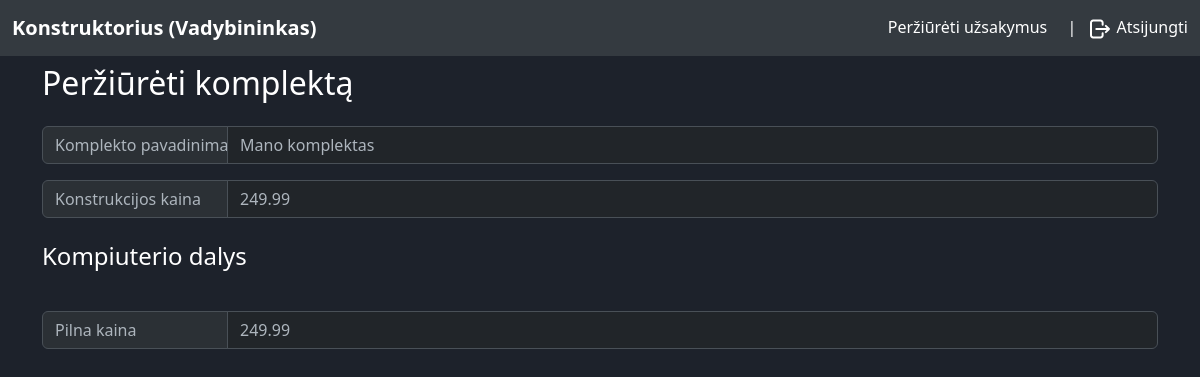
/assembly-view?assembly_id=18 (signed in), run on an earlier commit of the app's database.
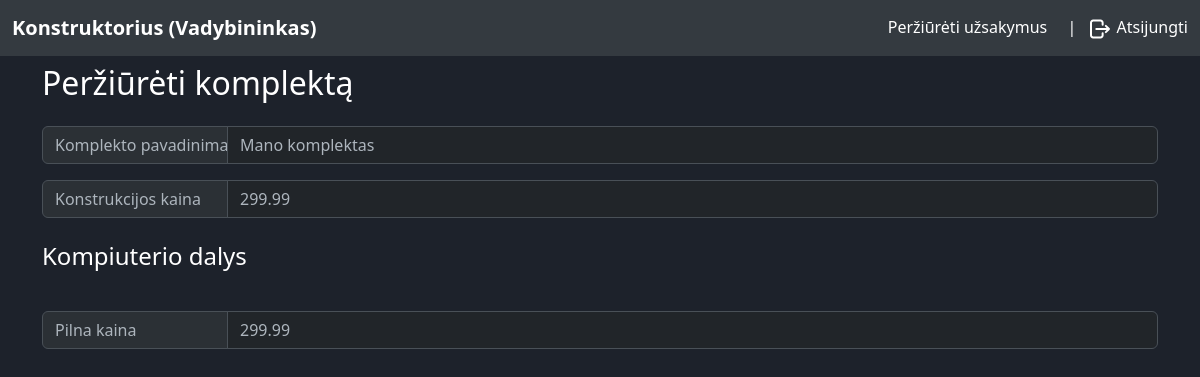
And on a later commit of the database.
### tables this page shows
CREATE TABLE `device` (
  `id` int(11) NOT NULL,
  `name` varchar(255) NOT NULL,
  `construction_cost` double NOT NULL,
  `fk_created_by` int(11) NOT NULL
);

### app/utils/utils.php (called while the page is built, shortened)
<?php
function isUserLoggedIn()
{
    return isset($_SESSION['user']);
}
function isUserInRole($roles)
{
    if (isUserLoggedIn()) {
        $userRole = $_SESSION['user']['role'];
        if (is_array($roles)) {
            return in_array($userRole, $roles);
        }
        return $userRole == $roles;
    }
    return false;
}

### app/models/Device.php (called while the page is built, shortened)
<?php
class Device
{
    private $mysqli;
    public function __construct($mysqli)
    {
        $this->mysqli = $mysqli;
    }
    public function getDeviceById($id)
    {
        $query = "
        SELECT
            device.id AS device_id,
            device.name AS device_name,
            device.construction_cost AS device_cost,
            GROUP_CONCAT(CASE WHEN part_types.name= 'motherboard' THEN part.id END) AS motherboard_ids,
            GROUP_CONCAT(CASE WHEN part_types.name= 'motherboard' THEN part.name END) AS motherboard_names,
            GROUP_CONCAT(CASE WHEN part_types.name= 'memory' THEN part.id END) AS memory_ids,
            GROUP_CONCAT(CASE WHEN part_types.name= 'memory' THEN part.name END) AS memory_names,
            GROUP_CONCAT(CASE WHEN part_types.name= 'storage' THEN part.id END) AS storage_ids,
            GROUP_CONCAT(CASE WHEN part_types.name= 'storage' THEN part.name END) AS storage_names,
            GROUP_CONCAT(CASE WHEN part_types.name= 'processor' THEN part.id END) AS processor_ids,
            GROUP_CONCAT(CASE WHEN part_types.name= 'processor' THEN part.name END) AS processor_names,
            GROUP_CONCAT(CASE WHEN part_types.name= 'graphics_card' THEN part.id END) AS graphics_card_ids,
            GROUP_CONCAT(CASE WHEN part_types.name= 'graphics_card' THEN part.name END) AS graphics_card_names,
            GROUP_CONCAT(CASE WHEN part_types.name= 'cooling' THEN part.id END) AS cooling_ids,
            GROUP_CONCAT(CASE WHEN part_types.name= 'cooling' THEN part.name END) AS cooling_names,
            GROUP_CONCAT(CASE WHEN part_types.name= 'screen' THEN part.id END) AS screen_ids,
            GROUP_CONCAT(CASE WHEN part_types.name= 'screen' THEN part.name END) AS screen_names,
            GROUP_CONCAT(CASE WHEN part_types.name= 'os' THEN part.id END) AS os_ids,
            GROUP_CONCAT(CASE WHEN part_types.name= 'os' THEN part.name END) AS os_names
        FROM
            device
        JOIN
            device_parts ON device.id = device_parts.fk_device_id
        JOIN
            part ON device_parts.fk_part_id = part.id
        JOIN
            part_types ON part.part_type = part_types.id_part_types
        WHERE
            device.id = ?
        GROUP BY
            device.id
        ";
        $stmt = $this->mysqli->prepare($query);
        $stmt->bind_param("i", $id);
        $stmt->execute();
        $result = $stmt->get_result();
        $deviceData = $result->fetch_assoc();
        return $deviceData;
    }
    public function getAssemblyById($assemblyId)
    {
        $query = "
            SELECT
                *
            FROM
                user_assembly
            WHERE
                id = ?
            ";
        $stmt = $this->mysqli->prepare($query);
        $stmt->bind_param("i", $assemblyId);
        $stmt->execute();
        $result = $stmt->get_result();
        $assemblyData = $result->fetch_assoc();
        $totalPrice = $this->getTotalAssemblyPrice($assemblyId);
        $assemblyData['total_price'] = $totalPrice;
        return $assemblyData;
    }
    public function getTotalAssemblyPrice($assemblyId)
    {
        $query = "
            SELECT
                p1.price AS motherboard_price,
                p2.price AS processor_price,
                p3.price AS screen_price,
                p4.price AS memory_price,
                p5.price AS graphics_card_price,
                p6.price AS storage_price,
                p7.price AS cooling_price,
                p8.price AS os_price
            FROM
                user_assembly us
            LEFT JOIN
                part p1 ON us.motherboard_id = p1.id
            LEFT JOIN
                part p2 ON us.processor_id = p2.id
            LEFT JOIN
                part p3 ON us.screen_id = p3.id
            LEFT JOIN
                part p4 ON us.memory_id = p4.id
            LEFT JOIN
                part p5 ON us.graphics_card_id = p5.id
            LEFT JOIN
                part p6 ON us.storage_id = p6.id
            LEFT JOIN
                part p7 ON us.cooling_id = p7.id
            LEFT JOIN
                part p8 ON us.os_id = p8.id
            WHERE
                us.id = ?
            ";
        $stmt = $this->mysqli->prepare($query);
        $stmt->bind_param("i", $assemblyId);
        $stmt->execute();
        $result = $stmt->get_result();
        $assemblyData = $result->fetch_assoc();
        $totalPrice = 0;
        foreach ($assemblyData as $price) {
            $totalPrice += $price;
        }
        return $totalPrice;
    }
}

### app/views/assemble-device.php (the view, shortened to what the changed rows need)
<!DOCTYPE html>
<html lang="en">
<head>
    <link href="https://cdn.jsdelivr.net/npm/bootstrap@5.3.0-alpha1/dist/css/bootstrap.min.css" rel="stylesheet">
    <link href="assets/css/styles.css" rel="stylesheet">
</head>
<body data-bs-theme="dark" class="text-white">
    <?php include 'app/views/header.php'; ?>
    <div class="container">
        <h2 class="mt-2 mb-4">
            <?php if (isset($assembly)): ?>
                <?= isUserInRole([1, 2]) ? "Peržiūrėti komplektą" : "Redaguoti komplektą"; ?>
            <?php else: ?>
                Komplektuoti įrenginį
            <?php endif; ?>
        </h2>
        <form method="POST" id="deviceForm" action="<?= isset($device) ? '/edit-device' : '/create-device' ?>">
            <div class="row">
                <div class="mb-3 col">
                    <div class="input-group">
                        <span class="input-group-text col-2">Komplekto pavadinimas</span>
                        <input
                            type="text"
                            class="form-control  <?= isUserInRole([1, 2]) ? "" : "text-white" ?> bg-dark"
                            <?= isUserInRole([1, 2]) ? "disabled" : "" ?>
                            id="name"
                            name="name"
                            required
                            value="<?= isset($assembly) ? $assembly['name'] : '' ?>" />
                    </div>
                </div>
            </div>
            <div class="row">
                <div class="mb-3 col">
                    <div class="input-group">
                        <span class="input-group-text col-2">Konstrukcijos kaina</span>
                        <input required name="device_cost" id="device_cost" class="form-control bg-dark" disabled aria-label="Price" type="text"
                            value="<?= isset($device) ? htmlspecialchars($device['device_cost']) : '' ?>">
                    </div>
                </div>
            </div>
            <h4 class="mt-2 mb-4">Kompiuterio dalys</h4>
            <div class="row">
            </div>
            <div class="row">
                <div class="mb-3 col">
                    <div class="input-group">
                        <span class="input-group-text col-2">Pilna kaina</span>
                        <input
                            required
                            name="price"
                            id="price"
                            class="form-control bg-dark"
                            disabled aria-label="Price"
                            type="text"
                            value="<?= isset($assembly) ? htmlspecialchars($assembly['total_price']) : '' ?>">
                    </div>
                </div>
            </div>
        </form>
    </div>
</body>
</html>

What changed in the data, as far as the page shows it:
changed device: device_cost "249.99" → "299.99"
Also different on the page:
form field price: "249.99" → "299.99"
